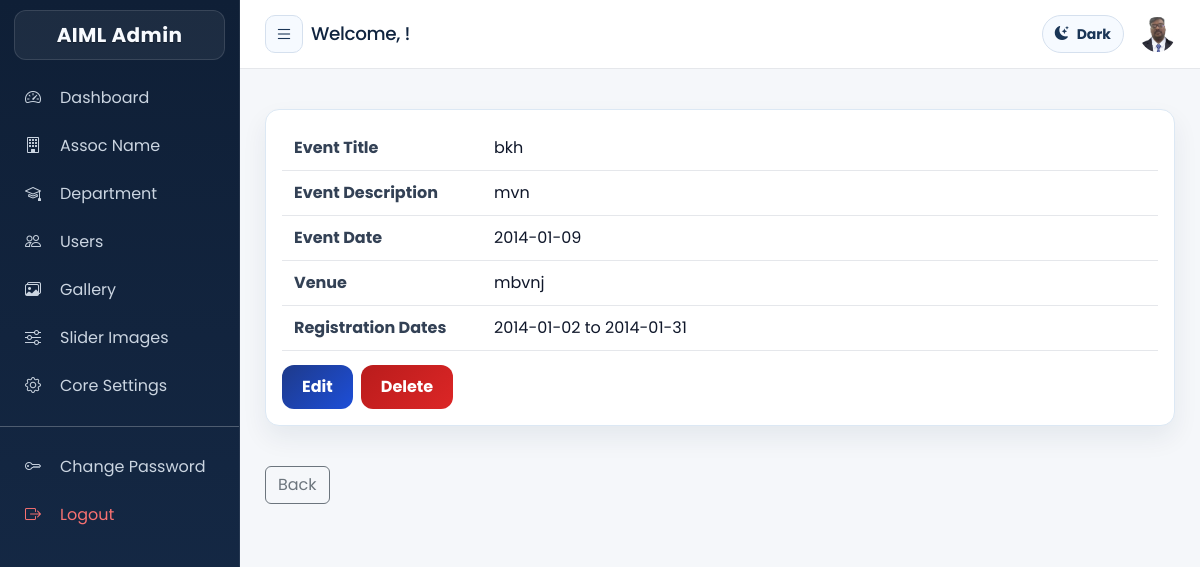
Page /admin/events/eventdetails.php?event=1 (signed in) on the committed database.
### tables this page shows
CREATE TABLE IF NOT EXISTS `events` (
  `id` int(11) NOT NULL AUTO_INCREMENT,
  `event_type_id` int(11) NOT NULL,
  `event_name` varchar(500) NOT NULL,
  `event_desc` blob NOT NULL,
  `event_address` varchar(500) NOT NULL,
  `event_date` date NOT NULL,
  `reg_frm_date` date NOT NULL,
  `reg_to_date` date NOT NULL,
  `is_registration` tinyint(4) NOT NULL,
  PRIMARY KEY (`id`)
);

### libraries/mysql.class.php (called while the page is built, shortened)
<?php
class DataBasePDO
{
	private static $hostname	=  DB_SERVER;
	private static $username	=  DB_USER;
	private static $password	=  DB_PASS;
	private static $dbname		=  DB_DATABASE;
	private static $instance 	= FALSE;
	private $db;
	public $fetch_mode 			= PDO::FETCH_ASSOC;
	private $last_statement		= NULL;
	public function __construct($connect = true, $dataBase = null, $server = null,$userName = null, $passWord = null){
			return self::$instance;
	}
	public function connectToDB(){
			$dns='mysql:host='.self::$hostname.';dbname='.self::$dbname;
	    	self::$instance = new PDO($dns, self::$username, self::$password);
	    	self::$instance->setAttribute(PDO::ATTR_ERRMODE, PDO::ERRMODE_EXCEPTION);
	    	self::$instance->setAttribute(PDO::ATTR_DEFAULT_FETCH_MODE, PDO::FETCH_ASSOC);
	    	$this->db = self::$instance;
	}
	public function getOnePrepared($sqlQuery = NULL, $params = array()){
			if (!$this->internalPreparedQuery($sqlQuery, $params)){
				return false;
			}
			$result = $this->last_statement->fetch();
			return $result;
	}
	public function getAllResults($sqlQuery = NULL){
			if (!$this->internalQuery($sqlQuery)){
				return array();
			}
			$result = $this->last_statement->fetchAll();
			return $result;
	}
	public function internalQuery($sqlQuery = NULL){
			try {
				$stmt = $this->db->query($sqlQuery);
				$stmt->setFetchMode($this->fetch_mode);
				$this->last_statement = $stmt;
				return TRUE;
			}
			catch (PDOException $e){
				$this->logDatabaseError($e);
				return false;
			}
	}
	public function internalPreparedQuery($sqlQuery = NULL, $params = array()){
			try {
				$stmt = $this->db->prepare($sqlQuery);
				$stmt->execute($params);
				$stmt->setFetchMode($this->fetch_mode);
				$this->last_statement = $stmt;
				return TRUE;
			}
			catch (PDOException $e){
				$this->logDatabaseError($e);
				return false;
			}
	}
}
?>

### libraries/functions.class.php (called while the page is built, shortened)
<?php
	include_once("mysql.class.php");
	class DataFunctions {
		public $dbObj;
		public function __construct(){
			$this->dbObj = new DataBasePDO();
			$this->ensureModernAuthSchema();
	}
	private function assertSafeIdentifier($identifier){
		$identifier = trim((string)$identifier);
		return $identifier;
	}
	private function ensureModernAuthSchema(){
		$this->ensureColumnDefinition(TB_USERS, 'password', "varchar(255) NOT NULL COMMENT 'user password is stored'");
		$this->ensureColumnDefinition(ADMIN_TABLE, 'password', "varchar(255) NOT NULL COMMENT 'customer password is stored'");
		$this->ensureColumnDefinition(TB_USERS, 'address', "varchar(255) NOT NULL COMMENT 'user address is stored'");
		$this->ensureColumnDefinition(ADMIN_TABLE, 'address', "varchar(255) NOT NULL COMMENT 'customer address is stored'");
	}
	private function ensureColumnDefinition($table, $columnName, $definition){
		$table = $this->assertSafeIdentifier($table);
		$columnName = $this->assertSafeIdentifier($columnName);
		$definition = trim((string)$definition);
		$checkSql = "SELECT COLUMN_TYPE, IS_NULLABLE, COLUMN_DEFAULT
					 FROM information_schema.COLUMNS
					 WHERE TABLE_SCHEMA = DATABASE()
					   AND TABLE_NAME = :table_name
					   AND COLUMN_NAME = :column_name
					 LIMIT 1";
		$result = $this->dbObj->getOnePrepared($checkSql, array(
			':table_name' => $table,
			':column_name' => $columnName
		));
		$currentType = strtolower((string)($result['COLUMN_TYPE'] ?? ''));
		if ($columnName === 'password' && strpos($currentType, 'varchar(255)') !== false) {
			return;
		}
		if ($columnName === 'address' && preg_match('/varchar\((\d+)\)/', $currentType, $matches) && (int)$matches[1] >= 255) {
			return;
		}
		$alterSql = "ALTER TABLE `".$table."` MODIFY `".$columnName."` ".$definition;
		$this->dbObj->executeQuery($alterSql);
	}
	 public function getEventDetails($table,$eventId=NULL){
			if( $eventId==NULL ){
				$where	= 1;
			}else{
				$where	= 'id = '.$eventId;
			}
			$sql		= 'SELECT
								id, event_name, event_desc, event_address, event_type_id, is_registration, event_date, reg_frm_date, reg_to_date
						   FROM
						   		'.$table.'
						   WHERE
						   		'.$where;
			$result		= $this->dbObj->getAllResults($sql);
			return $result;
	 }
}

### admin/events/eventdetails.php (the view, shortened to what this page needs)
<?php require_once(__DIR__ . '/../../config.php');
require_once(LIB_PATH . '/functions.class.php');
$fcObj = new DataFunctions();
$tbEvents = TB_EVENTS;
$eventId = isset($_GET['event']) ? (int)$_GET['event'] : 0;
$eventDetails = array();
if ($eventId > 0) {
    $eventDetails = $fcObj->getEventDetails($tbEvents, $eventId);
}
$event = $eventDetails[0];
include_once('../layout/main_header.php');
?>
<div id="page">
    <div id="content">
        <div class="post">
        </div>
        <div id='content_right' class='content_right'>
            <div class="event-detail-card">
                <div class="event-detail-row">
                    <div class="event-label">Event Title</div>
                    <div class="event-value"><?php echo htmlspecialchars((string)$event['event_name'], ENT_QUOTES, 'UTF-8'); ?></div>
                </div>
                <div class="event-detail-row">
                    <div class="event-label">Event Description</div>
                    <div class="event-value"><?php echo nl2br(htmlspecialchars((string)$event['event_desc'], ENT_QUOTES, 'UTF-8')); ?></div>
                </div>
                <div class="event-detail-row">
                    <div class="event-label">Event Date</div>
                    <div class="event-value"><?php echo htmlspecialchars((string)$event['event_date'], ENT_QUOTES, 'UTF-8'); ?></div>
                </div>
                <div class="event-detail-row">
                    <div class="event-label">Venue</div>
                    <div class="event-value"><?php echo nl2br(htmlspecialchars((string)$event['event_address'], ENT_QUOTES, 'UTF-8')); ?></div>
                </div>
                <div class="event-detail-row">
                    <div class="event-label">Registration Dates</div>
                    <div class="event-value">
                        <?php echo htmlspecialchars((string)$event['reg_frm_date'], ENT_QUOTES, 'UTF-8'); ?> to
                        <?php echo htmlspecialchars((string)$event['reg_to_date'], ENT_QUOTES, 'UTF-8'); ?>
                    </div>
                </div>
                <div class="event-actions">
                    <a href="edit_event.php?event=<?php echo (int)$event['id']; ?>">
                        <input type="button" class="button btn-edit" value="Edit" />
                    </a>
                    <a href="delete_event.php?event=<?php echo (int)$event['id']; ?>" onclick="return confirm('Do You Want To Continue To Delete');">
                        <input type="button" class="button btn-delete" value="Delete" />
                    </a>
                </div>
            </div>
        </div>
        <br class="clearfix" />
    </div>
                    <div class="mt-3">
                    <a href="../settings/department_option.php?option=events" class="btn btn-outline-secondary">Back</a>
                </div><?php include_once('../layout/sidebar.php'); ?>
    <br class="clearfix" />
</div>
</div>
<?php include_once('../layout/footer.php'); ?>

### public/assets/css/site-refresh.css (style rules this page uses)
:root { --refresh-bg: #f3f7fb; --refresh-surface: #ffffff; --refresh-text: #14243b; --refresh-muted: #5b6f86; --refresh-primary: #0b63ce; --refresh-primary-2: #174ea6; --refresh-border: #d9e4ef; --refresh-shadow: 0 12px 28px rgba(15, 30, 52, 0.08); }
* { box-sizing: border-box; }
body { background: radial-gradient(circle at 10% -5%, rgba(11, 99, 206, 0.08), transparent 34%), radial-gradient(circle at 90% 0%, rgba(52, 168, 83, 0.07), transparent 28%), var(--refresh-bg); color: var(--refresh-text); }
.container .card, #content, #index_cont, #content_garrely, .comteeMem, .eventDetails, .materialDet { background: var(--refresh-surface); border: 1px solid var(--refresh-border); border-radius: 14px; box-shadow: var(--refresh-shadow); }
.btn-primary, .btn-warning, input.button, .button { border-radius: 10px; font-weight: 600; }

### public/assets/css/admin-refresh.css (style rules this page uses)
body { font-family: "Poppins", "Segoe UI", Arial, sans-serif; background: radial-gradient(circle at 0% 0%, rgba(20, 86, 177, 0.08), transparent 28%), radial-gradient(circle at 100% 0%, rgba(8, 145, 178, 0.07), transparent 24%), #f4f7fb; color: #1b2f49; }
#page { max-width: 1240px; margin: 0 auto; }
#content { border: 0; background: transparent; box-shadow: none; }
#content_right > div, #content_right .comteeMem, #content_right .eventDetails, #content_right #eventDetails { background: #fff; border: 1px solid #dce8f4; border-radius: 14px; box-shadow: 0 12px 26px rgba(12, 36, 65, 0.07); }

### admin/layout/main_header.php (style rules this page uses)
body { overflow-x: hidden; background: #f5f7fa; }

### admin/layout/core_forms_style.php (style rules this page uses)
#page { max-width: 1120px; margin: 0 auto; }
#content { display: grid; grid-template-columns: 240px minmax(320px, 680px); gap: 28px; align-items: start; }
#content .post { grid-column: 1 / -1; margin-bottom: 2px; }

### admin/events/eventdetails.php (style rules this page uses)
#content { grid-template-columns: 1fr; gap: 0; }
#page { max-width: none; }
.event-detail-card { background: #ffffff; border: 1px solid #e5e7eb; border-radius: 14px; box-shadow: 0 10px 24px rgba(15, 23, 42, 0.07); padding: 16px; }
.event-detail-row { display: grid; grid-template-columns: 190px 1fr; gap: 10px; align-items: start; padding: 10px 12px; border-bottom: 1px solid #e5e7eb; }
.event-label { font-weight: 700; color: #334155; }
.event-value { color: #0f172a; line-height: 1.45; word-break: break-word; }
.event-actions { margin-top: 14px; display: flex; gap: 8px; flex-wrap: wrap; }
.event-actions .button { border: 0; border-radius: 12px; padding: 10px 20px; color: #fff; font-weight: 700; }
.event-actions .btn-edit { background: linear-gradient(135deg, #1e3a8a, #1d4ed8); }
.event-actions .btn-delete { background: linear-gradient(135deg, #b91c1c, #dc2626); }

### rows in the picture
events: event_name "bkh", event_desc "mvn", event_date "2014-01-09", event_address "mbvnj", reg_frm_date "2014-01-02", reg_to_date "2014-01-31"
